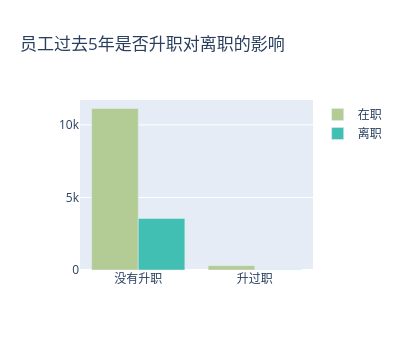

This figure's notebook cell:
### Code cell
promotion_dict = {0:"没有升职",1:"升过职"}
data = []
for i in range(2):
    trace = Bar(x=promotion_left_table.index, y=promotion_left_table[i],name=("在职" if i ==0 else "离职"),marker=dict(color=colors[i+4]))
    data.append(trace)
layout = Layout(title="员工过去5年是否升职对离职的影响",width=400,height=350,xaxis = dict(tickmode="array",tickvals=list(promotion_dict.keys()),ticktext=list(promotion_dict.values())))
iplot(Figure(data = data,layout = layout))

### Figure 1 — Plotly figure (JSON) as saved in the notebook; plotly's stock layout.template omitted (floating-point values rounded to 4 significant figures)
{"data": [{"marker": {"color": "#b3cb95"}, "name": "在职", "type": "bar", "x": [0, 1], "y": [11128, 300]}, {"marker": {"color": "#41bfb3"}, "name": "离职", "type": "bar", "x": [0, 1], "y": [3552, 19]}], "layout": {"height": 350, "title": {"text": "员工过去5年是否升职对离职的影响"}, "width": 400, "xaxis": {"tickmode": "array", "ticktext": ["没有升职", "升过职"], "tickvals": [0, 1]}}}
